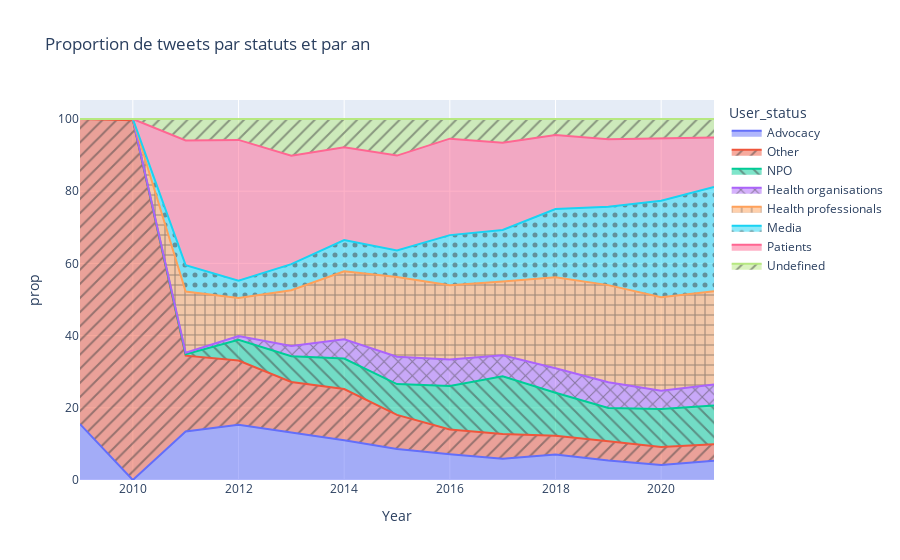

Here is the notebook cell this chart was saved with:
### Code cell
dftime = time_series(time_length, x, 'id')
area_time_serie = px.area(dftime, x=time_length, y='prop', color= x, pattern_shape= x,
                         title = "Proportion de tweets par statuts et par an")#, line_group="country")
area_time_serie
